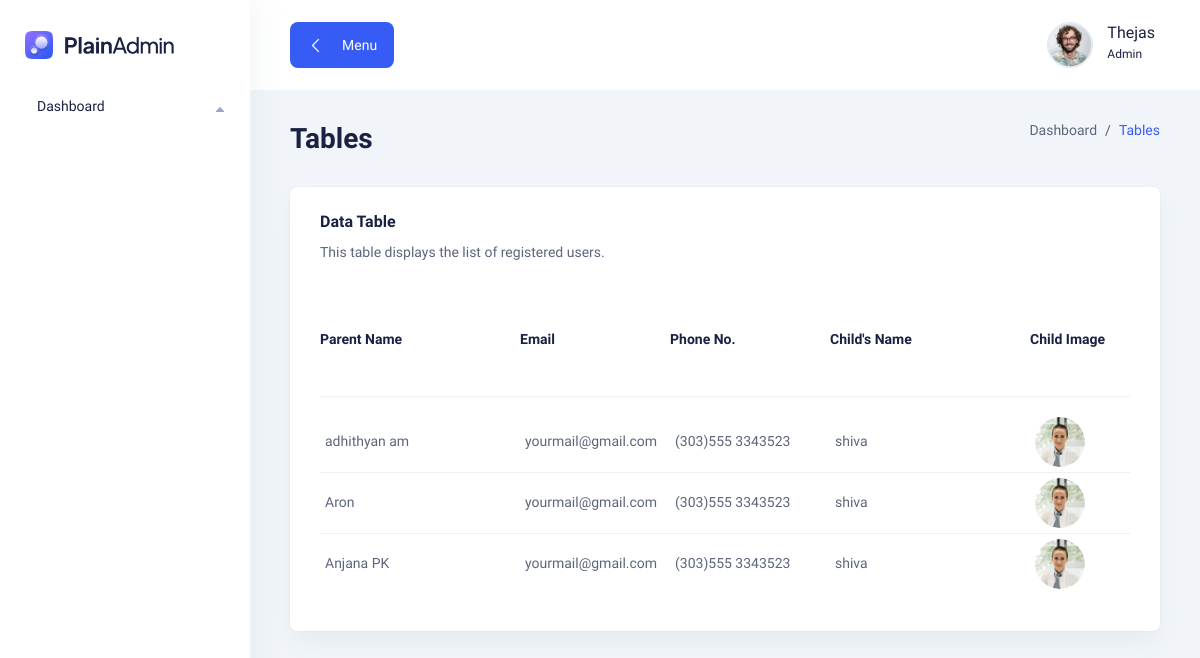
/P_admin/Usertable, run on the app's committed database.
### user/models.py (models this page shows, shortened)
class user_registration(models.Model):
    ParentName=models.CharField(max_length=25)
    email=models.EmailField(max_length=50)
    password=models.CharField(max_length=75)
    phoneNumber=models.CharField(max_length=15)
    ChildName=models.CharField(max_length=25)
    age=models.IntegerField()
    gender=models.CharField(max_length=10)
    standard=models.IntegerField()
    syllabus=models.CharField(max_length=10)

### P_admin/views.py (the view)
# urls.py: path('Usertable',views.Usertable,name="Usertable"),
def Usertable(request):
    Pro=user_registration.objects.all()
    return render(request,"p_admin/Usertable.html",{'P':Pro})

### template/p_admin/Usertable.html (shortened to what this page needs)
<!DOCTYPE html>
{% load static %}
<html lang="en">
  <head>
    <link rel="stylesheet" href="{% static 'P_admin/assets/css/bootstrap.min.css'%}" />
    <link rel="stylesheet" href="{% static 'P_admin/assets/css/lineicons.css'%}" />
    <link rel="stylesheet" href="{% static 'P_admin/assets/css/materialdesignicons.min.css'%}" />
    <link rel="stylesheet" href="{% static 'P_admin/assets/css/fullcalendar.css'%}" />
    <link rel="stylesheet" href="{% static 'P_admin/assets/css/main.css'%}" />
  </head>
  <body>
    <aside class="sidebar-nav-wrapper">
      <div class="navbar-logo">
        <a href="index.html">
          <img src="{% static 'P_admin/assets/images/logo/logo.svg'%}" alt="logo" />
        </a>
      </div>
      <nav class="sidebar-nav">
        <ul>
          <li class="nav-item nav-item-has-children">
            <a href="aadminhome" >
              <span class="text">Dashboard</span>
            </a>
          </li>
      </nav>
    </aside>
    <main class="main-wrapper">
      <header class="header">
        <div class="container-fluid">
          <div class="row">
            <div class="col-lg-5 col-md-5 col-6">
              <div class="header-left d-flex align-items-center">
                <div class="menu-toggle-btn mr-15">
                  <button id="menu-toggle" class="main-btn primary-btn btn-hover">
                    <i class="lni lni-chevron-left me-2"></i> Menu
                  </button>
                </div>
              </div>
            </div>
            <div class="col-lg-7 col-md-7 col-6">
              <div class="header-right">
                <div class="profile-box ml-15">
                  <button class="dropdown-toggle bg-transparent border-0" type="button" id="profile"
                    data-bs-toggle="dropdown" aria-expanded="false">
                    <div class="profile-info">
                      <div class="info">
                        <div class="image">
                          <img src="{% static 'P_admin/assets/images/profile/profile-image.png'%}" alt="" />
                        </div>
                        <div>
                          <h6 class="fw-500">Thejas</h6>
                          <p>Admin</p>
                        </div>
                      </div>
                    </div>
                  </button>
                </div>
              </div>
            </div>
          </div>
        </div>
      </header>
      <section class="table-components">
        <div class="container-fluid">
          <div class="title-wrapper pt-30">
            <div class="row align-items-center">
              <div class="col-md-6">
                <div class="title">
                  <h2>Tables</h2>
                </div>
              </div>
              <div class="col-md-6">
                <div class="breadcrumb-wrapper">
                  <nav aria-label="breadcrumb">
                    <ol class="breadcrumb">
                      <li class="breadcrumb-item">
                        <a href="#0">Dashboard</a>
                      </li>
                      <li class="breadcrumb-item active" aria-current="page">
                        Tables
                      </li>
                    </ol>
                  </nav>
                </div>
              </div>
            </div>
          </div>
          <div class="tables-wrapper">
            <div class="row">
              <div class="col-lg-12">
                <div class="card-style mb-30">
                  <h6 class="mb-10">Data Table</h6>
                  <p class="text-sm mb-20">
                    This table displays the list of registered users.
                  </p>
                  <div class="table-wrapper table-responsive">
                    <table class="table">
                      <thead>
                         <tr>
                          <th class="lead-info">
                            <h6><b>Parent Name</b></h6>
                          </th>
                           <th class="lead-email">
                            <h6><b>Email</b></h6>
                          </th>
                          <th class="lead-phone">
                            <h6><b>Phone No.</b></h6>
                          </th>
                          <th class="lead-info">
                            <h6><b>Child's Name</b></h6>
                          </th>
                           <th class="lead-info">
                            <h6><b>Child Image</b></h6>
                          </th>
                        </tr>
                      </thead>
                      <tbody>
                        {% for i in P %}
                        <tr>
                          <td class="min-width">
                            <div class="lead">
                              <div class="lead-text">
                                <p>{{i.ParentName}}</p>
                              </div>
                            </div>
                          </td>
                          <td class="min-width">
                            <p><a href="#0">yourmail@gmail.com</a></p>
                          </td>
                          <td class="min-width">
                            <p>(303)555 3343523</p>
                          </td>
                          <td class="min-width">
                            <p>shiva</p>
                          </td>
                          <td class="min-width">
                            <div class="lead">
                              <div class="lead-image">
                                <img src="{% static 'P_admin/assets/images/lead/lead-1.png'%}" alt="" />
                              </div>
                            </div>
                          </td>
                        </tr>
                       {% endfor %}
                      </tbody>
                    </table>
                  </div>
                </div>
              </div>
            </div>
                  </div>
                </div>
    </main>
  </body>
</html>

### static/P_admin/assets/css/fullcalendar.css (style rules this page uses)
:root { --fc-daygrid-event-dot-width:8px;--fc-list-event-dot-width:10px;--fc-list-event-hover-bg-color:#f5f5f5 }

### data on the page
user_registration: ParentName "adhithyan am"
user_registration: ParentName "Aron"
user_registration: ParentName "Anjana PK"
